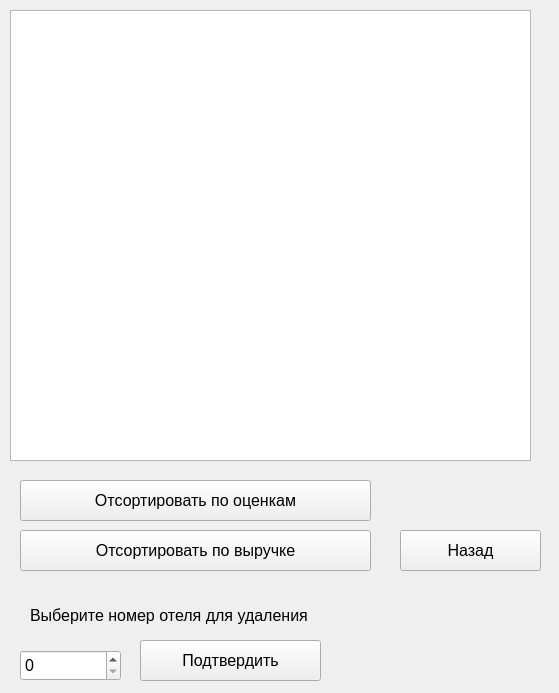
<?xml version="1.0" encoding="UTF-8"?>
<ui version="4.0">
 <class>LookAdminHotelForm</class>
 <widget class="QWidget" name="LookAdminHotelForm">
  <property name="geometry">
   <rect>
    <x>0</x>
    <y>0</y>
    <width>559</width>
    <height>693</height>
   </rect>
  </property>
  <property name="windowTitle">
   <string>Form</string>
  </property>
  <widget class="QSpinBox" name="spinBox">
   <property name="geometry">
    <rect>
     <x>20</x>
     <y>650</y>
     <width>101</width>
     <height>31</height>
    </rect>
   </property>
   <property name="font">
    <font>
     <pointsize>12</pointsize>
    </font>
   </property>
  </widget>
  <widget class="QPushButton" name="sortMark">
   <property name="geometry">
    <rect>
     <x>20</x>
     <y>480</y>
     <width>351</width>
     <height>41</height>
    </rect>
   </property>
   <property name="font">
    <font>
     <pointsize>12</pointsize>
    </font>
   </property>
   <property name="text">
    <string>Отсортировать по оценкам</string>
   </property>
  </widget>
  <widget class="QPushButton" name="back">
   <property name="geometry">
    <rect>
     <x>400</x>
     <y>530</y>
     <width>141</width>
     <height>41</height>
    </rect>
   </property>
   <property name="font">
    <font>
     <pointsize>12</pointsize>
    </font>
   </property>
   <property name="text">
    <string>Назад</string>
   </property>
  </widget>
  <widget class="QPushButton" name="sortMoney">
   <property name="geometry">
    <rect>
     <x>20</x>
     <y>530</y>
     <width>351</width>
     <height>41</height>
    </rect>
   </property>
   <property name="font">
    <font>
     <pointsize>12</pointsize>
    </font>
   </property>
   <property name="text">
    <string>Отсортировать по выручке</string>
   </property>
  </widget>
  <widget class="QLabel" name="label_2">
   <property name="geometry">
    <rect>
     <x>30</x>
     <y>590</y>
     <width>371</width>
     <height>51</height>
    </rect>
   </property>
   <property name="font">
    <font>
     <pointsize>12</pointsize>
    </font>
   </property>
   <property name="text">
    <string>Выберите номер отеля для удаления</string>
   </property>
  </widget>
  <widget class="QTableWidget" name="tableWidget">
   <property name="geometry">
    <rect>
     <x>10</x>
     <y>10</y>
     <width>521</width>
     <height>451</height>
    </rect>
   </property>
  </widget>
  <widget class="QPushButton" name="delete_2">
   <property name="geometry">
    <rect>
     <x>140</x>
     <y>640</y>
     <width>181</width>
     <height>41</height>
    </rect>
   </property>
   <property name="font">
    <font>
     <pointsize>12</pointsize>
    </font>
   </property>
   <property name="text">
    <string>Подтвердить</string>
   </property>
  </widget>
 </widget>
 <resources/>
 <connections/>
</ui>
